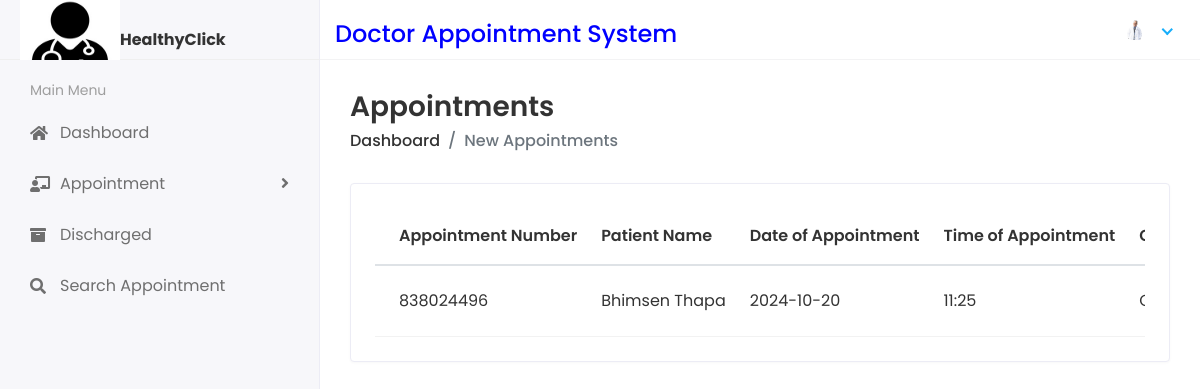
The page /DoctorPatientCancelledAppointment (signed in) on the database its author committed.
### dasapp/models.py (models this page shows, shortened)
class CustomUser(AbstractUser):
    USER = {
        (1, "admin"),
        (2, "doc"),
    }
    user_type = models.CharField(choices=USER, max_length=50, default=1)
    profile_pic = models.ImageField(upload_to="profile_pics/", blank=True, null=True)

class Appointment(models.Model):
    appointmentnumber = models.IntegerField(default=0)
    fullname = models.CharField(max_length=250)
    mobilenumber = models.CharField(max_length=11)
    email = models.EmailField(max_length=100)
    address = models.CharField(max_length=200)
    age = models.IntegerField(default=0)
    gender = models.CharField(max_length=100)
    appointmenttype = models.CharField(max_length=100)
    date_of_appointment = models.CharField(max_length=250)
    time_of_appointment = models.CharField(max_length=250)
    doctor_id = models.ForeignKey(DoctorReg, on_delete=models.CASCADE)
    additional_msg = models.TextField(blank=True)
    remark = models.CharField(max_length=250, default=0)
    status = models.CharField(default=0, max_length=200)
    prescription = models.TextField(blank=True, default=0)
    recommendedtest = models.TextField(blank=True, default=0)
    created_at = models.DateTimeField(auto_now_add=True)
    updated_at = models.DateTimeField(auto_now=True)

### docappsystem/docviews.py (the view)
def Patient_Cancelled_Appointment(request):
    doctor_admin = request.user
    doctor_reg = DoctorReg.objects.get(admin=doctor_admin)
    patientdetails1 = Appointment.objects.filter(
        status="Cancelled", doctor_id=doctor_reg
    )
    context = {"patientdetails1": patientdetails1}
    return render(request, "doc/patient_app_appointment.html", context)

### templates/doc/patient_app_appointment.html (shortened to what this page needs)
{% extends 'base.html' %}
{% block content %}
<div class="content container-fluid">
    <div class="page-header">
    <div class="row align-items-center">
    <div class="col">
    <h3 class="page-title">Appointments</h3>
    <ul class="breadcrumb">
    <li class="breadcrumb-item"><a href="{% url 'doctor_home' %}">Dashboard</a></li>
    <li class="breadcrumb-item active">New Appointments</li>
    </ul>
    </div>
    </div>
    </div>
    <div class="row">
    <div class="col-sm-12">
    <div class="card card-table">
    <div class="card-body">
    <div class="table-responsive">
    <table class="table table-hover table-center mb-0 datatable">
    <thead>
    <tr>
    <th>Appointment Number</th>
    <th>Patient Name</th>
    <th>Date of Appointment</th>
    <th>Time of Appointment</th>
    <th>Creation Date</th>
    </tr>
    </thead>
    <tbody>
        {% for i in patientdetails1 %}
    <tr>
    <td>{{i.appointmentnumber}}</td>
    <td>{{i.fullname}}</td>
    <td>{{i.date_of_appointment}}</td>
    <td>{{i.time_of_appointment}}</td>
    <td>{{i.created_at}}</td>
    </tr> {% endfor %}
    </tbody>
    </table>
    </div>
    </div>
    </div>
    </div>
    </div>
    </div>
{% endblock %}

### templates/includes/header.html (shortened to what this page needs)
{% load static %}
{% if user.user_type == '1' %}
<div class="header">
    <div class="header-left" style="padding-top: 20px;">
       <a href="{% url 'admin_home' %}">
       <img src="{% static 'assets/img/logo.jpg'%}" width="80" height="80">
       </a>
       <strong>HealthyClick</strong>
    </div>
    <div class="top-nav-search" style="padding-top: 20px;color: blue;">
       <h4>Doctor Appointment System</h4>
    </div>
    <a class="mobile_btn" id="mobile_btn">
    <i class="fas fa-bars"></i>
    </a>
    <ul class="nav user-menu">
       <li class="nav-item dropdown has-arrow">
          <a href="#" class="dropdown-toggle nav-link" data-toggle="dropdown">
          <span class="user-img"><img class="rounded-circle" src="{{request.user.profile_pic.url}}" width="31" ></span>
          </a>
          <div class="dropdown-menu">
             <div class="user-header">
                <div class="avatar avatar-sm">
                   <img src="{{request.user.profile_pic.url}}" alt="User Image" class="avatar-img rounded-circle">
                </div>
                <div class="user-text">
                  <h6>{{user.first_name}} {{user.last_name}}</h6>
                   <p class="text-muted mb-0">Administrator</p>
                </div>
             </div>
             <a class="dropdown-item" href="{% url 'profile' %}">My Profile</a>
             <a class="dropdown-item" href="{% url 'change_password' %}">Setting</a>
             <a class="dropdown-item" href="{% url 'logout' %}">Logout</a>
          </div>
       </li>
    </ul>
 </div>
 {% else  %}
 <div class="header">
   <div class="header-left" style="padding-top: 20px;">
      <a href="{% url 'doctor_home' %}">
      <img src="{% static 'assets/img/logo.jpg'%}" width="100" height="80">
      </a>
      <strong>HealthyClick</strong>
   </div>
   <div class="top-nav-search" style="padding-top: 20px;color: blue;">
      <h4>Doctor Appointment System</h4>
   </div>
   <ul class="nav user-menu">
      <li class="nav-item dropdown has-arrow">
         <a href="#" class="dropdown-toggle nav-link" data-toggle="dropdown">
         <span class="user-img"><img class="rounded-circle" src="{{request.user.profile_pic.url}}" width="31" alt="Doctor"></span>
         </a>
      </li>
   </ul>
</div>{% endif %}

### static/assets/css/style.css (style rules this page uses)
html { height: 100%; }
body { background-color: #fff; color: #333; font-family: 'Poppins', sans-serif; font-size: 1rem; height: 100%; line-height: 1.5; overflow-x: hidden; }
h1, h2, h3, h4, h5, h6 { font-family: 'Poppins', sans-serif; margin-top: 0; }
a { color: #009ce7; }
input, button, a { transition: all 0.4s ease; -moz-transition: all 0.4s ease; -o-transition: all 0.4s ease; -ms-transition: all 0.4s ease; -webkit-transition: all 0.4s ease; }
ul, ol { padding: 0px; list-style: none; }
.table { color: #333; max-width: 100%; margin-bottom: 0; width: 100%; }
.table thead tr th { font-weight: 600; }
.table tbody tr { border-bottom: 1px solid rgba(0, 0, 0, 0.05); }
.table.table-center td, .table.table-center th { vertical-align: middle; }
.card-table .card-body .table > thead > tr > th { border-top: 0; }
.card-table .card-body .table tr td:first-child, .card-table .card-body .table tr th:first-child { padding-left: 1.5rem; }
.card-table .table td, .card-table .table th { border-top: 1px solid #e2e5e8; padding: 1rem 0.75rem; white-space: nowrap; }
.card { border: 1px solid #ececf5; box-shadow: 0 1px 3px 0 rgba(0, 0, 0, 0.03); margin-bottom: 1.875rem; }
.card-body { padding: 1.5rem; }
.header { background-color: #fff; border-bottom: 1px solid #f3f3f4; left: 0; position: fixed; right: 0; top: 0; z-index: 1001; height: 60px; }
.header .header-left { float: left; height: 60px; padding: 0 20px; position: relative; width: 320px; z-index: 1; transition: all 0.2s ease-in-out; background-color: #f7f7fa; border-bottom: 1px solid #efefef; border-right: 1px solid #ececf5; display: flex; align-items: center; }
.header .dropdown-toggle:after { display: none; }
.header .has-arrow .dropdown-toggle:after { border-top: 0; border-left: 0; border-bottom: 2px solid #18aefa; border-right: 2px solid #18aefa; content: ''; height: 8px; display: inline-block; pointer-events: none; -webkit-transform-origin: 66% 66%; -ms-transform-origin: 66% 66%; transform-origin: 66% 66%; -webkit-transform: rotate(45deg); -ms-transform: rotate(45deg); transform: rotate(45deg); -webkit-transition: all 0.15s ease-in-out; transition: all 0.15s ease-in-out; width: 8px; vertical-align: 0px; }
.user-menu { float: right; margin: 0; position: relative; z-index: 99; padding-right: 15px; }
.user-menu.nav > li > a { color: #a0a0a0; font-size: 14px; line-height: 58px; padding: 0 15px; height: 60px; }
.user-img { margin-right: 3px; position: relative; }
.top-nav-search { float: left; margin-left: 15px; }
.page-wrapper > .content { padding: 1.875rem 1.875rem 0; }
.page-header { margin-bottom: 1.875rem; }
.page-header .breadcrumb { background-color: transparent; color: #6c757d; font-size: 1rem; font-weight: 500; margin-bottom: 0; padding: 0; }
.page-header .breadcrumb a { color: #333; }
.page-title { font-size: 28px; font-weight: 600; color: #333; margin-bottom: 5px; }

### rows shown on the page
CustomUser: user.profile_pic (picture)
Appointment: appointmentnumber "838024496", fullname "Bhimsen Thapa", date_of_appointment "2024-10-20", time_of_appointment "11:25"
